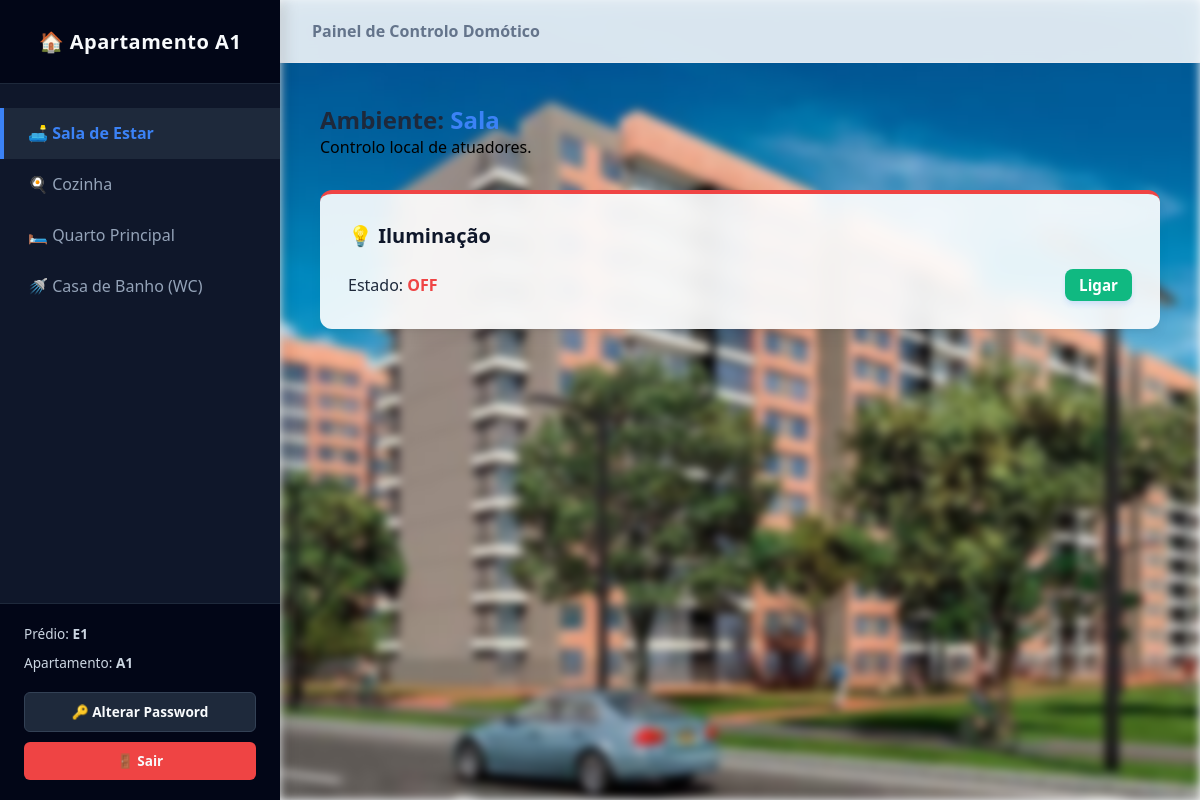
The page /dashboard_clt.php (signed in) on the database its author committed.
### tables this page shows
CREATE TABLE equipamentos_iot (
    id_equipamento INTEGER PRIMARY KEY AUTOINCREMENT,
    tipo TEXT NOT NULL,          -- 'Iluminação', 'Climatização', 'Estores', 'Forno', etc.
    estado TEXT DEFAULT 'OFF',   
    id_edificio TEXT NOT NULL,   
    id_apartamento TEXT NOT NULL,
    divisao TEXT NOT NULL        -- 'Sala', 'Cozinha', 'Quarto', 'WC'
);

### dashboard_clt.php (the view, shortened to what this page needs)
<?php
$db = new SQLite3('database.db');
$user_id = $_SESSION['user_id'];
$user_tipo = $_SESSION['user_tipo'];
if (($user_tipo === 'AG' || $user_tipo === 'AL') && isset($_GET['simular_apt']) && isset($_GET['simular_edf'])) {
    $meu_edificio = strtoupper(trim($_GET['simular_edf']));
    $meu_apartamento = strtoupper(trim($_GET['simular_apt']));
    if ($user_tipo === 'AL') {
        preg_match('/^(E\d+)/i', $user_id, $matches_al);
        $edificio_al = isset($matches_al[1]) ? strtoupper($matches_al[1]) : '';
        if ($meu_edificio !== $edificio_al) {
            header("Location: dashboard_al.php");
            exit();
        }
    }
    $modo_simulacao = true;
} else {
    $modo_simulacao = false;
    preg_match('/^(E\d+)(A\d+)/i', $user_id, $matches);
    $meu_edificio = isset($matches[1]) ? strtoupper($matches[1]) : 'E1';
    $meu_apartamento = isset($matches[2]) ? strtoupper($matches[2]) : 'A1';
}
$divisao_ativa = isset($_GET['divisao']) ? $_GET['divisao'] : 'Sala';
$stmt_dispositivos = $db->prepare("SELECT * FROM equipamentos_iot WHERE id_edificio = :edf AND id_apartamento = :apt AND divisao = :div");
$stmt_dispositivos->bindValue(':edf', $meu_edificio, SQLITE3_TEXT);
$stmt_dispositivos->bindValue(':apt', $meu_apartamento, SQLITE3_TEXT);
$stmt_dispositivos->bindValue(':div', $divisao_ativa, SQLITE3_TEXT);
$res_dispositivos = $stmt_dispositivos->execute();
?>
<!DOCTYPE html>
<html lang="pt">
<head>
    <link rel="stylesheet" href="css/styles.css?v=1.2">
</head>
<body>
    <div class="app-wrapper">
        <?php
            $url_base = "dashboard_clt.php?divisao=X";
        ?>
        <aside class="sidebar">
            <div>
                <div class="sidebar-header">🏠 Apartamento <?php echo $meu_apartamento; ?></div>
                <ul class="sidebar-menu">
                    <li class="sidebar-item <?php echo ($divisao_ativa === 'Sala') ? 'active' : ''; ?>">
                        <a href="<?php echo str_replace('X', 'Sala', $url_base); ?>">🛋️ Sala de Estar</a>
                    </li>
                    <li class="sidebar-item <?php echo ($divisao_ativa === 'Cozinha') ? 'active' : ''; ?>">
                        <a href="<?php echo str_replace('X', 'Cozinha', $url_base); ?>">🍳 Cozinha</a>
                    </li>
                    <li class="sidebar-item <?php echo ($divisao_ativa === 'Quarto') ? 'active' : ''; ?>">
                        <a href="<?php echo str_replace('X', 'Quarto', $url_base); ?>">🛏️ Quarto Principal</a>
                    </li>
                    <li class="sidebar-item <?php echo ($divisao_ativa === 'WC') ? 'active' : ''; ?>">
                        <a href="<?php echo str_replace('X', 'WC', $url_base); ?>">🚿 Casa de Banho (WC)</a>
                    </li>
                </ul>
            </div>
            <div class="sidebar-footer">
                <div>Prédio: <strong><?php echo $meu_edificio; ?></strong></div>
                <div>Apartamento: <strong><?php echo $meu_apartamento; ?></strong></div>
                <?php if (!$modo_simulacao): ?>
                    <a href="alterar_password.php" class="btn-sidebar-action" style="margin-top:10px;">🔑 Alterar Password</a>
                <?php endif; ?>
                <a href="index.html" class="btn-sidebar-action btn-sidebar-logout">🚪 Sair</a>
            </div>
        </aside>
        <div class="main-content">
            <header class="top-bar">
                <div>
                    <?php if ($modo_simulacao): ?>
                        <a href="dashboard_al.php?edificio=<?php echo $meu_edificio; ?>" class="btn-action">← Voltar ao Edifício</a>
                    <?php else: ?>
                        <span style="color:#64748b; font-weight:600;">Painel de Controlo Domótico</span>
                    <?php endif; ?>
                </div>
            </header>
            <main class="container">
                <h2>Ambiente: <span style="color:#3b82f6;"><?php echo $divisao_ativa; ?></span></h2>
                <p style="color:#010101; margin-bottom: 2rem;">Controlo local de atuadores.</p>
                <div class="grid-layout">
                    <?php
                    while($row = $res_dispositivos->fetchArray(SQLITE3_ASSOC)):
                        $id = $row['id_equipamento']; $estado = $row['estado']; $tipo = $row['tipo'];
                        $is_on = (strpos($estado, 'ON') !== false);
                        $url_acao = "dashboard_clt.php?divisao=$divisao_ativa&id_iot=$id&";
                    ?>
                        <div class="card" style="border-top-color: <?php echo $is_on ? '#10b981' : '#ef4444'; ?>;">
                            <h4 class="card-title">
                                <?php echo ($tipo === 'Iluminação') ? '💡 Iluminação' : (($tipo === 'Climatização') ? '❄️ Climatização' : (($tipo === 'Estores') ? '🪟 Estores' : '🔌 ' . $tipo)); ?>
                            </h4>
                            <div style="display:flex; flex-direction:column; gap:12px; margin-top:1rem;">
                                <?php if ($tipo === 'Climatização' || $tipo === 'Piso Radiante'): ?>
                                    <div style="display:flex; justify-content:space-between; align-items:center;">
                                        <span>Alimentação: <strong style="color:<?php echo $is_on ? '#10b981':'#ef4444';?>;"><?php echo $is_on ? 'LIGADO':'DESLIGADO';?></strong></span>
                                        <a href="<?php echo $url_acao; ?>acao=alternar&estado_atual=<?php echo $estado; ?>" class="btn-action" style="background:<?php echo $is_on ? '#ef4444':'#10b981';?>; color:white; padding: 4px 10px; text-decoration:none; border:none;">
                                            <?php echo $is_on ? 'Desligar':'Ligar'; ?>
                                        </a>
                                    </div>
                                    <?php if($is_on):
                                        preg_match('/\d+(\.\d+)?/', $estado, $num);
                                        $graus = isset($num[0]) ? $num[0] : '20';
                                    ?>
                                        <div style="display:flex; justify-content:space-between; align-items:center; background:#f1f5f9; padding:8px; border-radius:6px;">
                                            <span style="font-size:1.1rem; color:#0f172a;">Termostato: <strong><?php echo $graus; ?> °C</strong></span>
                                            <div>
                                                <a href="<?php echo $url_acao; ?>acao=descer_temp&estado_atual=<?php echo $estado; ?>" class="btn-action" style="text-decoration:none; font-weight:bold;">-</a>
                                                <a href="<?php echo $url_acao; ?>acao=subir_temp&estado_atual=<?php echo $estado; ?>" class="btn-action" style="text-decoration:none; font-weight:bold;">+</a>
                                            </div>
                                        </div>
                                    <?php endif; ?>
                                <?php else: ?>
                                    <div style="display:flex; justify-content:space-between; align-items:center;">
                                        <span>Estado: <strong style="color:<?php echo ($estado === 'ON') ? '#10b981' : '#ef4444'; ?>;"><?php echo $estado; ?></strong></span>
                                        <a href="<?php echo $url_acao; ?>acao=alternar&estado_atual=<?php echo $estado; ?>" class="btn-submit" style="width:auto; padding:6px 14px; text-decoration:none; background:<?php echo ($estado === 'ON') ? '#ef4444' : '#10b981'; ?>;">
                                            <?php echo ($estado === 'ON') ? 'Desligar' : 'Ligar';
                                            ?>
                                        </a>
                                    </div>
                                <?php endif; ?>
                            </div>
                        </div>
                    <?php endwhile; ?>
                </div>
            </main>
        </div>
    </div>
</body>
</html>

### css/styles.css (style rules this page uses)
* { margin: 0; padding: 0; box-sizing: border-box; font-family: 'Segoe UI', system-ui, -apple-system, sans-serif; }
body { background: #f1f5f9; color: #1e293b; min-height: 100vh; display: flex; }
.app-wrapper { display: flex; min-height: 100vh; width: 100%; }
.sidebar { width: 280px; background-color: #0f172a; color: #f8fafc; display: flex; flex-direction: column; justify-content: space-between; flex-shrink: 0; box-shadow: 4px 0 15px rgba(0, 0, 0, 0.15); z-index: 10; }
.sidebar-header { padding: 1.75rem 1.5rem; background-color: #020617; font-size: 1.25rem; font-weight: 700; border-bottom: 1px solid #1e293b; text-align: center; letter-spacing: 0.5px; }
.sidebar-menu { list-style: none; padding: 1.5rem 0; flex: 1; }
.sidebar-item a { display: flex; align-items: center; gap: 12px; padding: 0.9rem 1.5rem; color: #94a3b8; text-decoration: none; font-weight: 500; border-left: 4px solid transparent; transition: all 0.2s ease; }
.sidebar-item.active a { background-color: #1e293b; color: #3b82f6; border-left-color: #3b82f6; font-weight: 600; }
.sidebar-footer { padding: 1.25rem 1.5rem; border-top: 1px solid #1e293b; background-color: #020617; font-size: 0.85rem; color: #cbd5e1; display: flex; flex-direction: column; gap: 10px; }
.btn-sidebar-action { display: block; text-align: center; padding: 0.6rem; background: #1e293b; color: #f8fafc; text-decoration: none; border-radius: 6px; font-weight: 600; font-size: 0.85rem; transition: background 0.2s; border: 1px solid #334155; }
.btn-sidebar-logout { background: #ef4444; border: none; }
.main-content { flex: 1; display: flex; flex-direction: column; position: relative; background-color: #f8fafc; }
.main-content::before { content: ""; position: absolute; top: 0; left: 0; width: 100%; height: 100%; background-image: url('../images/fundo.jpg'); background-size: cover; background-position: center; background-repeat: no-repeat; filter: blur(5px); pointer-events: none; z-index: 1; }
.top-bar { background-color: rgba(255, 255, 255, 0.85); backdrop-filter: blur(8px); padding: 1.25rem 2rem; display: flex; justify-content: space-between; align-items: center; border-bottom: 1px solid #e2e8f0; z-index: 5; }
.container { padding: 2.5rem; flex: 1; max-width: 1400px; margin: 0 auto; width: 100%; position: relative; z-index: 5; }
.grid-layout { display: flex; flex-wrap: wrap; gap: 1.75rem; margin-top: 1.5rem; }
.card { background: rgba(255, 255, 255, 0.9); backdrop-filter: blur(10px); padding: 1.75rem; border-radius: 12px; border-top: 4px solid #3b82f6; box-shadow: 0 10px 15px -3px rgba(0, 0, 0, 0.05), 0 4px 6px -2px rgba(0, 0, 0, 0.05); flex: 1 1 calc(33.333% - 1.75rem); min-width: 320px; }
.card-title { font-size: 1.25rem; font-weight: 700; margin-bottom: 1.25rem; color: #0f172a; display: flex; align-items: center; gap: 8px; }
.btn-submit { width: 100%; padding: 0.8rem; background-color: #3b82f6; color: white; border: none; border-radius: 8px; font-size: 0.95rem; font-weight: 600; cursor: pointer; box-shadow: 0 4px 6px -1px rgba(59, 130, 246, 0.2); transition: all 0.2s; }

### rows shown on the page
equipamentos_iot: tipo "💡 Iluminação", estado "OFF", shows "Ligar"

### other values the page prints
$meu_apartamento "A1"
$meu_edificio "E1"
$divisao_ativa "Sala"
